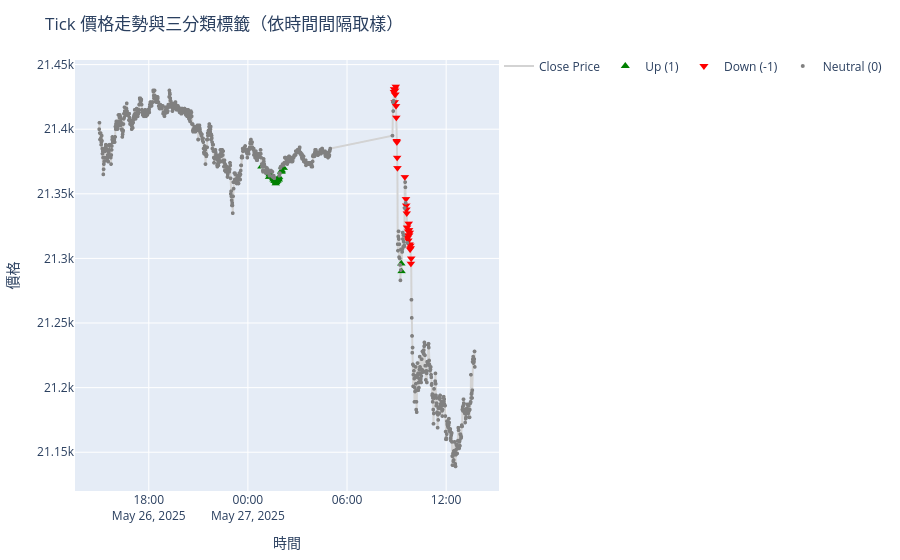

Write notebook code for a chart like this one.
### Code cell
import plotly.graph_objects as go

# 假設df已經有index是datetime且有'close', 'label'

# 依時間重採樣，取每5分鐘的第一筆資料
df_resampled = df.resample('1min').first().dropna()

fig = go.Figure()

# 價格線（重採樣後）
fig.add_trace(go.Scatter(
    x=df_resampled.index,
    y=df_resampled['close'],
    mode='lines',
    name='Close Price',
    line=dict(color='lightgray'),
    hovertemplate='時間: %{x}<br>價格: %{y:.2f}<extra></extra>'
))

# 挑出三類標籤的點（重採樣後）
up_df = df_resampled[df_resampled['label'] == 1]
down_df = df_resampled[df_resampled['label'] == -1]
neu_df = df_resampled[df_resampled['label'] == 0]

# 標籤1：向上三角形，綠色
fig.add_trace(go.Scattergl(
    x=up_df.index, y=up_df['close'],
    mode='markers',
    name='Up (1)',
    marker=dict(symbol='triangle-up', color='green', size=8),
    hovertemplate='時間: %{x}<br>價格: %{y:.2f}<extra></extra>'
))

# 標籤-1：向下三角形，紅色
fig.add_trace(go.Scattergl(
    x=down_df.index, y=down_df['close'],
    mode='markers',
    name='Down (-1)',
    marker=dict(symbol='triangle-down', color='red', size=8),
    hovertemplate='時間: %{x}<br>價格: %{y:.2f}<extra></extra>'
))

# 標籤0：圓點，灰色
fig.add_trace(go.Scattergl(
    x=neu_df.index, y=neu_df['close'],
    mode='markers',
    name='Neutral (0)',
    marker=dict(symbol='circle', color='gray', size=4),
    hovertemplate='時間: %{x}<br>價格: %{y:.2f}<extra></extra>'
))

fig.update_layout(
    title='Tick 價格走勢與三分類標籤（依時間間隔取樣）',
    xaxis_title='時間',
    yaxis_title='價格',
    legend=dict(orientation='h', y=1.02, x=1),
    hovermode='x unified',
    margin=dict(l=40, r=20, t=60, b=40)
)

fig.show()

### Figure 1 — Plotly figure (JSON) as saved in the notebook; plotly's stock layout.template omitted (floating-point values rounded to 4 significant figures; data arrays with more than 128 entries replaced by an {"elided": "..."} marker saying what was removed)
{"data": [{"hovertemplate": "時間: %{x}<br>價格: %{y:.2f}<extra></extra>", "line": {"color": "lightgray"}, "mode": "lines", "name": "Close Price", "type": "scatter", "x": {"elided": "1121 str values"}, "y": {"elided": "1121 float values"}}, {"hovertemplate": "時間: %{x}<br>價格: %{y:.2f}<extra></extra>", "marker": {"color": "green", "size": 8, "symbol": "triangle-up"}, "mode": "markers", "name": "Up (1)", "type": "scattergl", "x": ["2025-05-27T00:49:00.000000000", "2025-05-27T01:17:00.000000000", "2025-05-27T01:19:00.000000000", "2025-05-27T01:21:00.000000000", "2025-05-27T01:22:00.000000000", "2025-05-27T01:32:00.000000000", "2025-05-27T01:33:00.000000000", "2025-05-27T01:37:00.000000000", "2025-05-27T01:38:00.000000000", "2025-05-27T01:39:00.000000000", "2025-05-27T01:40:00.000000000", "2025-05-27T01:41:00.000000000", "2025-05-27T01:42:00.000000000", "2025-05-27T01:43:00.000000000", "2025-05-27T01:44:00.000000000", "2025-05-27T01:45:00.000000000", "2025-05-27T01:46:00.000000000", "2025-05-27T01:47:00.000000000", "2025-05-27T01:48:00.000000000", "2025-05-27T01:49:00.000000000", "2025-05-27T01:51:00.000000000", "2025-05-27T01:52:00.000000000", "2025-05-27T01:53:00.000000000", "2025-05-27T02:01:00.000000000", "2025-05-27T02:02:00.000000000", "2025-05-27T02:03:00.000000000", "2025-05-27T02:04:00.000000000", "2025-05-27T02:10:00.000000000", "2025-05-27T09:17:00.000000000", "2025-05-27T09:18:00.000000000"], "y": [21370.0, 21360.0, 21360.0, 21360.0, 21360.0, 21360.0, 21360.0, 21360.0, 21360.0, 21360.0, 21360.0, 21360.0, 21360.0, 21360.0, 21360.0, 21360.0, 21360.0, 21360.0, 21360.0, 21360.0, 21360.0, 21360.0, 21360.0, 21370.0, 21370.0, 21370.0, 21370.0, 21370.0, 21300.0, 21290.0]}, {"hovertemplate": "時間: %{x}<br>價格: %{y:.2f}<extra></extra>", "marker": {"color": "red", "size": 8, "symbol": "triangle-down"}, "mode": "markers", "name": "Down (-1)", "type": "scattergl", "x": ["2025-05-27T08:50:00.000000000", "2025-05-27T08:51:00.000000000", "2025-05-27T08:52:00.000000000", "2025-05-27T08:53:00.000000000", "2025-05-27T08:54:00.000000000", "2025-05-27T08:55:00.000000000", "2025-05-27T08:56:00.000000000", "2025-05-27T08:57:00.000000000", "2025-05-27T08:58:00.000000000", "2025-05-27T08:59:00.000000000", "2025-05-27T09:00:00.000000000", "2025-05-27T09:01:00.000000000", "2025-05-27T09:02:00.000000000", "2025-05-27T09:03:00.000000000", "2025-05-27T09:30:00.000000000", "2025-05-27T09:34:00.000000000", "2025-05-27T09:35:00.000000000", "2025-05-27T09:36:00.000000000", "2025-05-27T09:37:00.000000000", "2025-05-27T09:38:00.000000000", "2025-05-27T09:40:00.000000000", "2025-05-27T09:41:00.000000000", "2025-05-27T09:42:00.000000000", "2025-05-27T09:43:00.000000000", "2025-05-27T09:44:00.000000000", "2025-05-27T09:45:00.000000000", "2025-05-27T09:46:00.000000000", "2025-05-27T09:47:00.000000000", "2025-05-27T09:48:00.000000000", "2025-05-27T09:49:00.000000000", "2025-05-27T09:50:00.000000000", "2025-05-27T09:51:00.000000000", "2025-05-27T09:52:00.000000000", "2025-05-27T09:53:00.000000000"], "y": [21430.0, 21430.0, 21430.0, 21420.0, 21430.0, 21430.0, 21430.0, 21430.0, 21420.0, 21410.0, 21390.0, 21390.0, 21380.0, 21370.0, 21360.0, 21350.0, 21340.0, 21340.0, 21340.0, 21320.0, 21320.0, 21320.0, 21320.0, 21310.0, 21330.0, 21320.0, 21320.0, 21310.0, 21320.0, 21310.0, 21310.0, 21310.0, 21300.0, 21300.0]}, {"hovertemplate": "時間: %{x}<br>價格: %{y:.2f}<extra></extra>", "marker": {"color": "gray", "size": 4, "symbol": "circle"}, "mode": "markers", "name": "Neutral (0)", "type": "scattergl", "x": {"elided": "1057 str values"}, "y": {"elided": "1057 float values"}}], "layout": {"hovermode": "x unified", "legend": {"orientation": "h", "x": 1, "y": 1.02}, "margin": {"b": 40, "l": 40, "r": 20, "t": 60}, "title": {"text": "Tick 價格走勢與三分類標籤（依時間間隔取樣）"}, "xaxis": {"title": {"text": "時間"}}, "yaxis": {"title": {"text": "價格"}}}}
